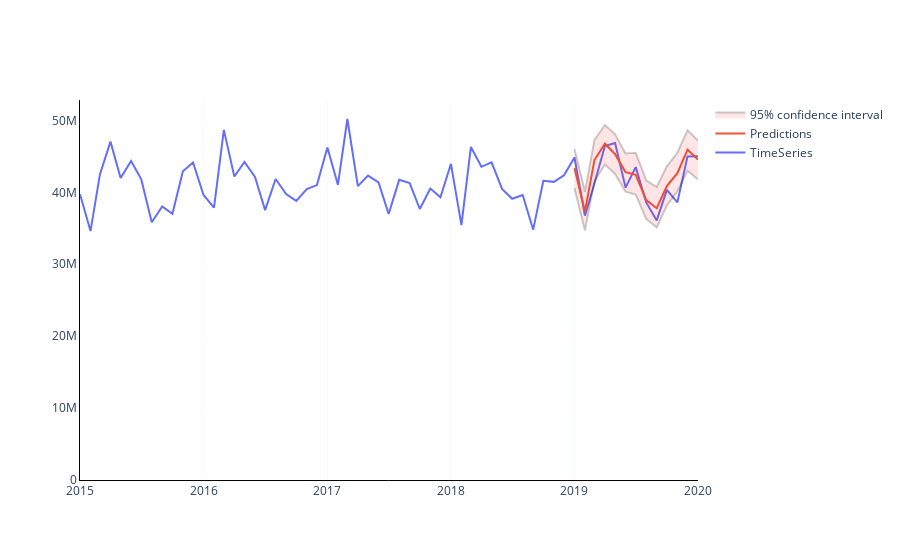

This figure's notebook cell:
### Code cell
fig = go.Figure()
fig.add_trace(go.Scatter(x=df[train_start:test_end].index, y=df[train_start:test_end]['Load Weight'],
                    mode='lines',
                    name='TimeSeries'))
fig.add_trace(go.Scatter(x=predictions_sarima.index, y=forecast.yhat,
                    mode='lines',
                    name='Predictions'))
fig.add_traces([go.Scatter(x = predictions_sarima.index, y = forecast.yhat_lower,
                           mode = 'lines', line_color = 'rgba(0,0,0,0.2)',
                           showlegend = False),
                go.Scatter(x = predictions_sarima.index, y = forecast.yhat_upper,
                           mode = 'lines', line_color = 'rgba(0,0,0,0.2)',
                           name = '95% confidence interval',
                           fill='tonexty', fillcolor = 'rgba(255, 0, 0, 0.1)')])

fig.update_layout(paper_bgcolor='rgba(255,255,255)', plot_bgcolor='rgba(0,0,0,0)')
fig.update_xaxes(showline=True, linewidth=1, linecolor='black')
fig.update_yaxes(showline=True, linewidth=1, linecolor='black',rangemode="tozero")
fig.update_xaxes(showgrid=True, gridwidth=0.1, gridcolor='lightskyblue')
#fig.update_yaxes(showgrid=True, gridwidth=0.1, gridcolor='lightskyblue')

fig.show()

print('Mean Absolute Percent Error:', round(np.mean(abs(residuals/test_data['Load Weight'])),4))

print('Root Mean Squared Error:', np.sqrt(np.mean(residuals**2)))
